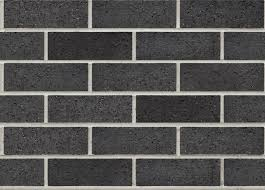
#> input picture PS03/images/bricks.jpg, 265 x 190 px
$ python 1.py
#> lines starting #> are read from the running program, lines starting #| are printed output that depends on the picture; after the words box and inside, x2 and y2 are one past the last pixel; in counts of white or black regions, pixels touching at a corner belong together
import numpy as np
import cv2


def components(labels):
    label_hue = np.uint8(179*labels/np.max(labels))
    blank_ch = 255*np.ones_like(label_hue)
    labeled_img = cv2.merge([label_hue, blank_ch, blank_ch])
    labeled_img = cv2.cvtColor(labeled_img, cv2.COLOR_HSV2BGR)
    labeled_img[label_hue==0] = 0
    return labeled_img

img = cv2.imread("images/bricks.jpg",0)
#> img: shape (190, 265); min 0, max 233, mean 83.7
cv2.imshow('image', img)
threshold = 140
img[img < threshold] = 0
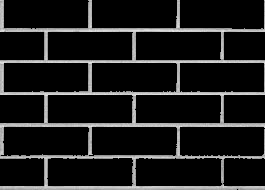
#> img: shape (190, 265); min 0, max 233, mean 27.6
img[img >= threshold] = 255
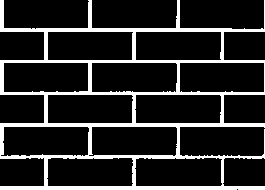
#> img: shape (190, 265); 15.1% white; 1 white region, box (x1, y1, x2, y2) and area: (0, 0, 265, 190) 7614
cv2.imshow('thresholdedImage', img)

ret, labels = cv2.connectedComponents(img, connectivity = 8)
#> ret = 2
print(ret), print('tipo: '), print(type(ret))
#| 2
#| tipo:
#| <class 'int'>
show = components(labels)
#> in components, `labeled_img = cv2.merge([label_hue, blank_ch, blank_ch])`:
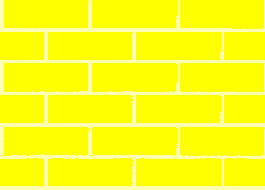
#> labeled_img: shape (190, 265, 3); mean of channels 0, 1, 2 27.1, 255, 255; drawn as B, G, R
#> in components, `labeled_img = cv2.cvtColor(labeled_img, cv2.COLOR_HSV2BGR)`:
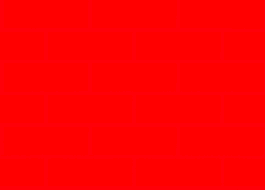
#> labeled_img: shape (190, 265, 3); mean B, G, R 1.2, 0, 255
#> in components, `labeled_img[label_hue==0] = 0`:
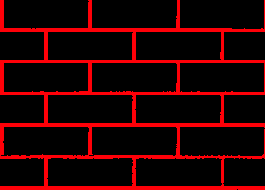
#> labeled_img: shape (190, 265, 3); mean B, G, R 1.2, 0, 38.6
f = open('txt.txt', 'w+')
for x in labels:
    for y in labels:
        f.write(str(labels[x,y]))
        f.write(' ')
    f.write('\n')
f.close()
cv2.imshow('labeled_8way', show)

def mousePosition(event,x,y,flags,param):
    if(event == cv2.EVENT_LBUTTONDBLCLK):
        print("Area = " + img.sum(labels[x, y]))

cv2.setMouseCallback('labeled_8way', mousePosition)

cv2.waitKey()
cv2.destroyAllWindows()
